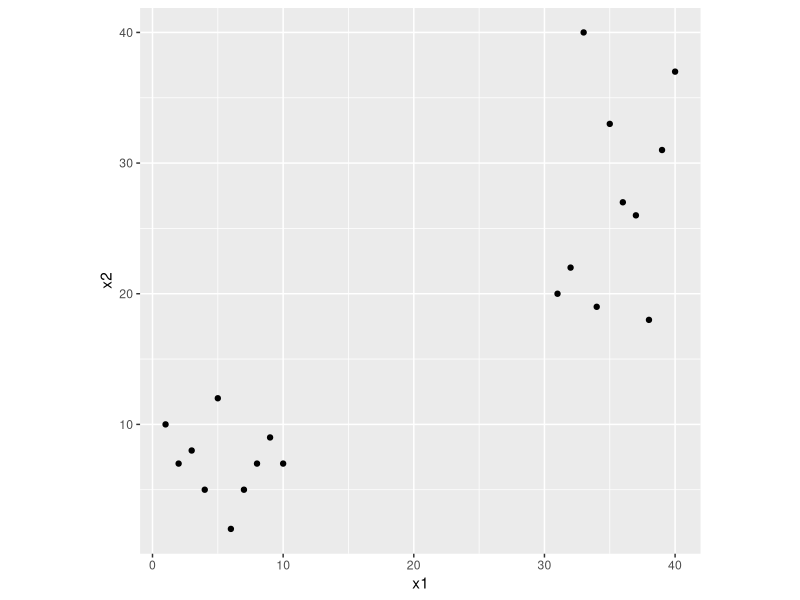
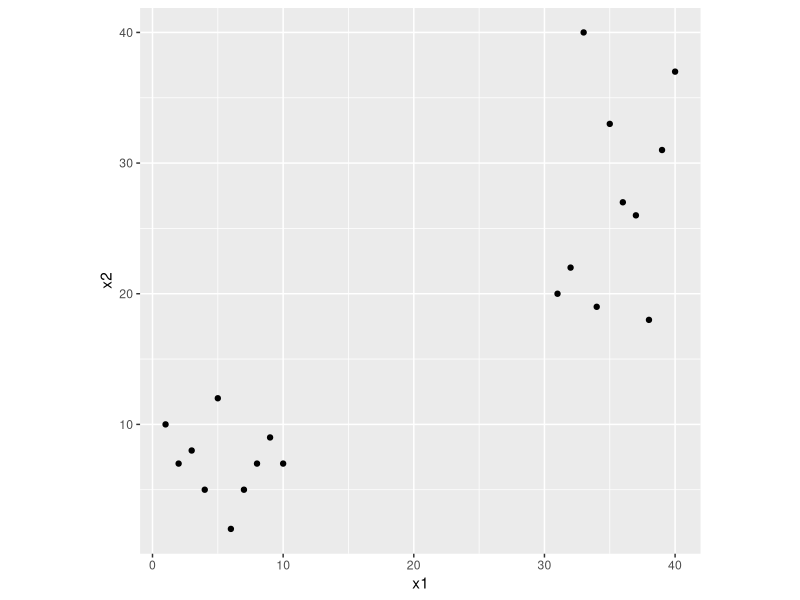
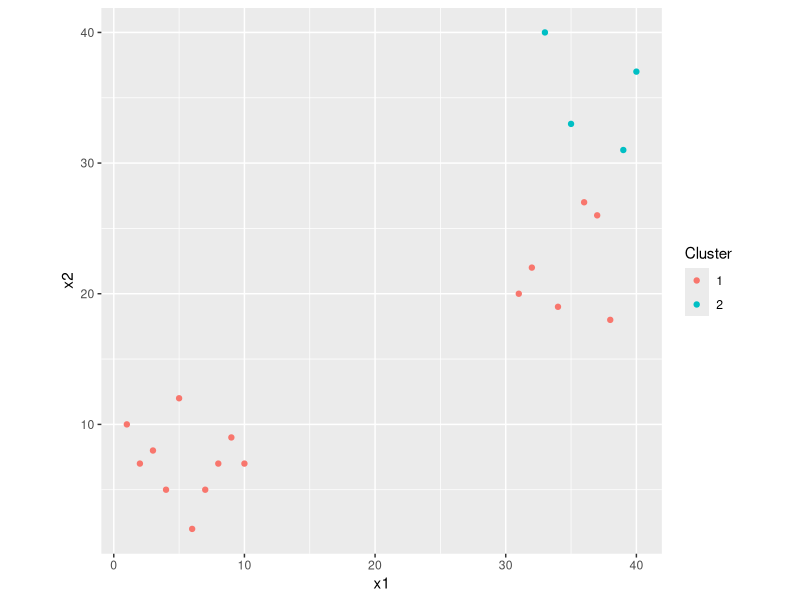
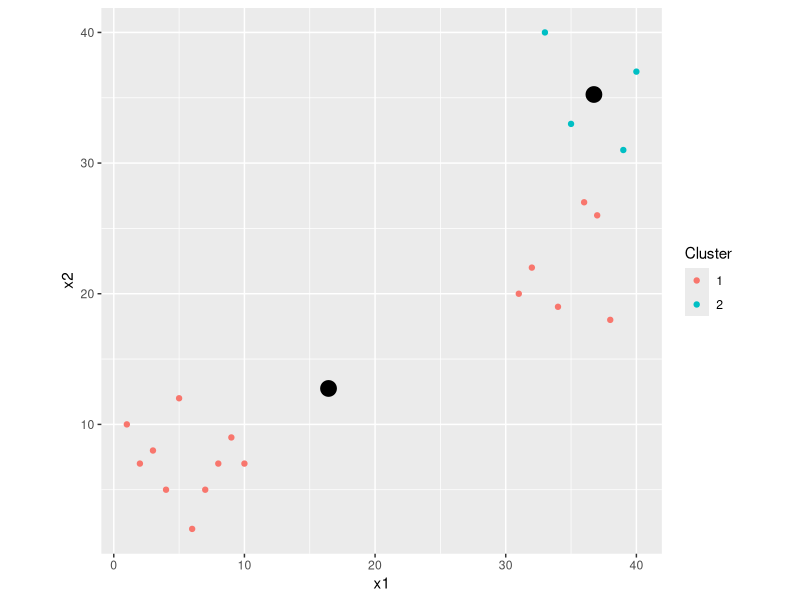
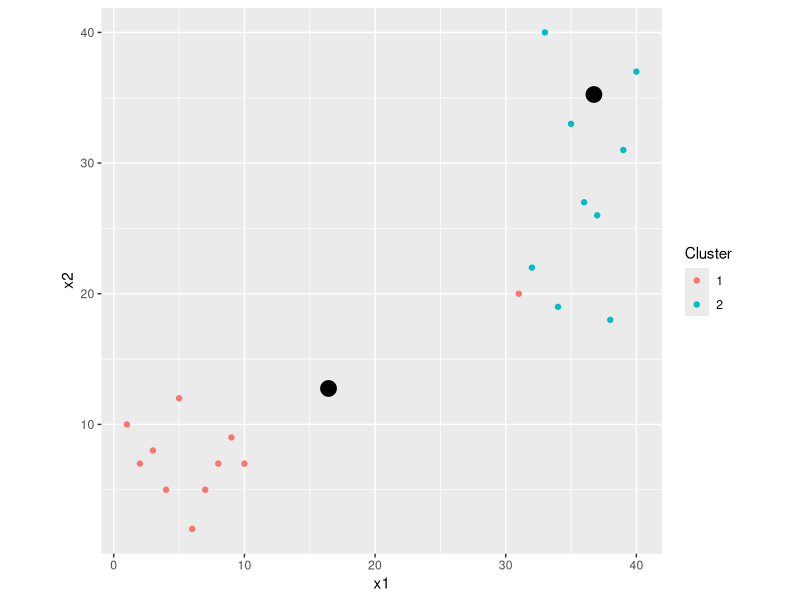
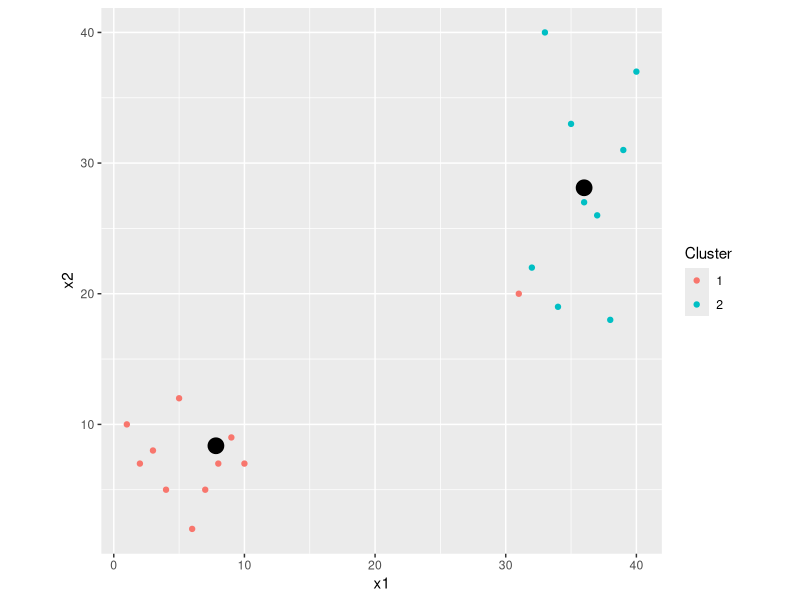
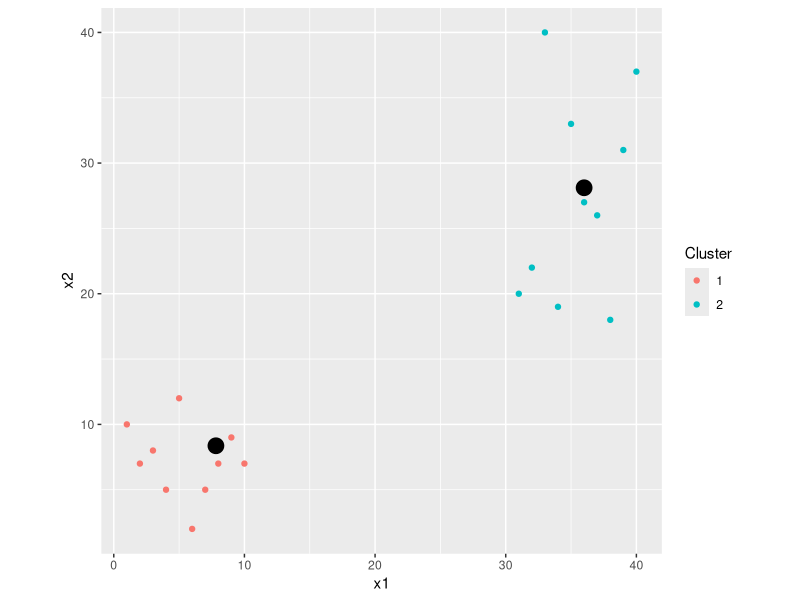
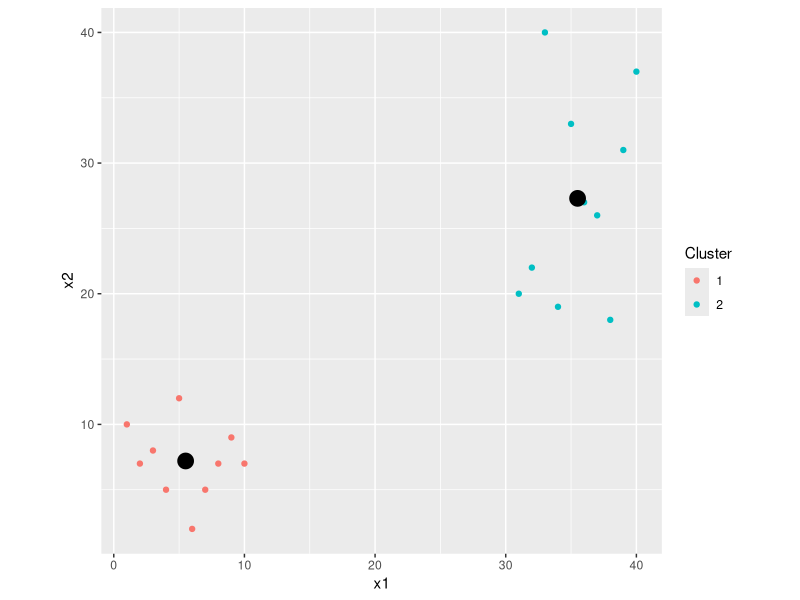

The R script that drew these images, in order:
## ---- chunk 1
knitr::opts_chunk$set(echo = FALSE, message = FALSE, warning = FALSE)
## ---- chunk 2
library(tidyverse)
library(ggplot2)

euc.dist = function(x1, x2){sqrt(sum((x1 - x2) ^ 2))}

# Use this example for non-unique solution
# d1 = as_tibble(data.frame(
#   x1 = c(1, 2, 3, 4, 15, 10, 11, 11, 12, 15, 11, 10, 20, 30, 25, 22, 29, 20, 31, 44, 17, 18, 19, 20), 
#   x2 = c(5, 6, 8, 8, 4,  20, 22, 27, 30, 23, 10, 15, 33, 44, 19, 14, 19, 22, 19, 20, 44, 11, 22, 37)))

d1 = as_tibble(data.frame(
  x1 = c(1:10, 31:40), 
  x2 = c(10, 7, 8, 5, 12, 2, 5, 7, 9, 7, 20, 22, 40, 19, 33, 27, 26, 18, 31, 37)))


ggplot(data = d1)+
  geom_point(aes(x=x1, y=x2))+ 
  coord_fixed()
## ---- chunk 3
set.seed(2023)
#set.seed(2022)
i = sample(c(1:nrow(d1)), 2)

centroid1 = d1[i[1],]
centroid2 = d1[i[2],]
centroid = rbind(centroid1, centroid2)

ggplot(data = d1)+
  geom_point(aes(x=x1, y=x2))+
  # geom_point(data = centroid, aes(x=x1, y=x2), size = 5)+ 
  coord_fixed()
## ---- chunk 4

d1$Distance_to_centroid_1 = apply(d1, 1, euc.dist, x2 = centroid1)
d1$Distance_to_centroid_2 = apply(d1, 1, euc.dist, x2 = centroid2)

d1$Cluster = as.factor(as.numeric(d1$Distance_to_centroid_1 > d1$Distance_to_centroid_2 )+1)

ggplot(data = d1)+
  geom_point(aes(x=x1, y=x2, color = Cluster))+
  # geom_point(data = centroid, aes(x=x1, y=x2), size = 5)+ 
  coord_fixed()
## ---- chunk 5
centroid = d1 %>% select(x1, x2, Cluster) %>% group_by(Cluster) %>% summarise_all(mean)

centroid1 = centroid[1,] %>% select(x1, x2)
centroid2 = centroid[2,] %>% select(x1, x2)

ggplot(data = d1)+
  geom_point(aes(x=x1, y=x2, color = Cluster))+
  geom_point(data = centroid, aes(x=x1, y=x2), size = 5)+ 
  coord_fixed()
## ---- chunk 6
d1 = d1 %>% select(x1, x2)

d1$Distance_to_centroid_1 = apply(d1, 1, euc.dist, x2 = centroid1)
d1$Distance_to_centroid_2 = apply(d1, 1, euc.dist, x2 = centroid2)

d1$Cluster = as.factor(as.numeric(d1$Distance_to_centroid_1 > d1$Distance_to_centroid_2 )+1)


ggplot(data = d1)+
  geom_point(aes(x=x1, y=x2, color = Cluster))+
  geom_point(data = centroid, aes(x=x1, y=x2), size = 5)+ 
  coord_fixed()
## ---- chunk 7
centroid = d1 %>% select(x1, x2, Cluster) %>% group_by(Cluster) %>% summarise_all(mean)

centroid1 = centroid[1,] %>% select(x1, x2)
centroid2 = centroid[2,] %>% select(x1, x2)

ggplot(data = d1)+
  geom_point(aes(x=x1, y=x2, color = Cluster))+
  geom_point(data = centroid, aes(x=x1, y=x2), size = 5)+ 
  coord_fixed()
## ---- chunk 8
d1 = d1 %>% select(x1, x2)

d1$Distance_to_centroid_1 = apply(d1, 1, euc.dist, x2 = centroid1)
d1$Distance_to_centroid_2 = apply(d1, 1, euc.dist, x2 = centroid2)

d1$Cluster = as.factor(as.numeric(d1$Distance_to_centroid_1 > d1$Distance_to_centroid_2 )+1)


ggplot(data = d1)+
  geom_point(aes(x=x1, y=x2, color = Cluster))+
  geom_point(data = centroid, aes(x=x1, y=x2), size = 5)+ 
  coord_fixed()
## ---- chunk 9
centroid = d1 %>% select(x1, x2, Cluster) %>% group_by(Cluster) %>% summarise_all(mean)

centroid1 = centroid[1,] %>% select(x1, x2)
centroid2 = centroid[2,] %>% select(x1, x2)

ggplot(data = d1)+
  geom_point(aes(x=x1, y=x2, color = Cluster))+
  geom_point(data = centroid, aes(x=x1, y=x2), size = 5)+ 
  coord_fixed()
## ---- chunk 10
d1 = d1 %>% select(x1, x2)

d1$Distance_to_centroid_1 = apply(d1, 1, euc.dist, x2 = centroid1)
d1$Distance_to_centroid_2 = apply(d1, 1, euc.dist, x2 = centroid2)

d1$Cluster = as.factor(as.numeric(d1$Distance_to_centroid_1 > d1$Distance_to_centroid_2 )+1)


ggplot(data = d1)+
  geom_point(aes(x=x1, y=x2, color = Cluster))+
  geom_point(data = centroid, aes(x=x1, y=x2), size = 5)+ 
  coord_fixed()
## ---- chunk 11
centroid = d1 %>% select(x1, x2, Cluster) %>% group_by(Cluster) %>% summarise_all(mean)

centroid1 = centroid[1,] %>% select(x1, x2)
centroid2 = centroid[2,] %>% select(x1, x2)

ggplot(data = d1)+
  geom_point(aes(x=x1, y=x2, color = Cluster))+
  geom_point(data = centroid, aes(x=x1, y=x2), size = 5)+ 
  coord_fixed()
## ---- chunk 12
d1 = d1 %>% select(x1, x2)

d1$Distance_to_centroid_1 = apply(d1, 1, euc.dist, x2 = centroid1)
d1$Distance_to_centroid_2 = apply(d1, 1, euc.dist, x2 = centroid2)

d1$Cluster = as.factor(as.numeric(d1$Distance_to_centroid_1 > d1$Distance_to_centroid_2 )+1)


ggplot(data = d1)+
  geom_point(aes(x=x1, y=x2, color = Cluster))+
  geom_point(data = centroid, aes(x=x1, y=x2), size = 5)+ 
  coord_fixed()
## ---- chunk 13
centroid = d1 %>% select(x1, x2, Cluster) %>% group_by(Cluster) %>% summarise_all(mean)

centroid1 = centroid[1,] %>% select(x1, x2)
centroid2 = centroid[2,] %>% select(x1, x2)

ggplot(data = d1)+
  geom_point(aes(x=x1, y=x2, color = Cluster))+
  geom_point(data = centroid, aes(x=x1, y=x2), size = 5)+ 
  coord_fixed()
## ---- chunk 14
d1 = d1 %>% select(x1, x2)

d1$Distance_to_centroid_1 = apply(d1, 1, euc.dist, x2 = centroid1)
d1$Distance_to_centroid_2 = apply(d1, 1, euc.dist, x2 = centroid2)

d1$Cluster = as.factor(as.numeric(d1$Distance_to_centroid_1 > d1$Distance_to_centroid_2 )+1)


ggplot(data = d1)+
  geom_point(aes(x=x1, y=x2, color = Cluster))+
  geom_point(data = centroid, aes(x=x1, y=x2), size = 5)+ 
  coord_fixed()
## ---- chunk 15
knitr::kable(centroid)
## ---- chunk 16
x = c(1,2,3,4,5)
set.seed(1983)
y = sample(1:10, replace = TRUE, 5)
  
df <- data.frame(Cluster = c(1,2,1,1,2),
                 Point = LETTERS[1:5],
                 x = x,
                 y = y)
df = as_tibble(df)

library(knitr)
kable(df %>% select(-Cluster))

v = df %>% group_by(Cluster) %>% 
  summarise(varx = sum((x-mean(x))^2),
            vary = sum((y-mean(y))^2)) %>% 
  mutate(var = varx+vary) %>% 
  summarise(total = sum(var))
## ---- chunk 17
kable(df)
## ---- chunk 18
a = df %>% 
    group_by(Cluster) %>% 
    summarise(c_x = round(mean(x),2), c_y = round(mean(y),2))

df$C_1x = a$c_x[1]
df$C_1y = a$c_y[1]

df$C_2x = a$c_x[2]
df$C_2y = a$c_y[2]
kable(df)
## ---- chunk 19
df$dc1 = round(((df$x-df$C_1x)^2 + (df$y-df$C_1y)^2)^(1/2),2)
df$dc2 = round(((df$x-df$C_2x)^2 + (df$y-df$C_2y)^2)^(1/2),2)
kable(df)
## ---- chunk 20
df$min_distance = apply(data.frame(df$dc1, df$dc2),1, min)
df1 = df %>% select(-C_1x, -C_1y, -C_2x, -C_2y)
kable(df1)
## ---- chunk 21
df$New_Cluster = c(df$dc1>df$dc2)+1
df1 = df %>% select(-C_1x, -C_1y, -C_2x, -C_2y)
kable(df1)
## ---- chunk 22
v_new = df %>% group_by(New_Cluster) %>% 
  summarise(varx = sum((x-mean(x))^2),
            vary = sum((y-mean(y))^2)) %>% 
  mutate(var = varx+vary) %>% 
  summarise(total = sum(var))
